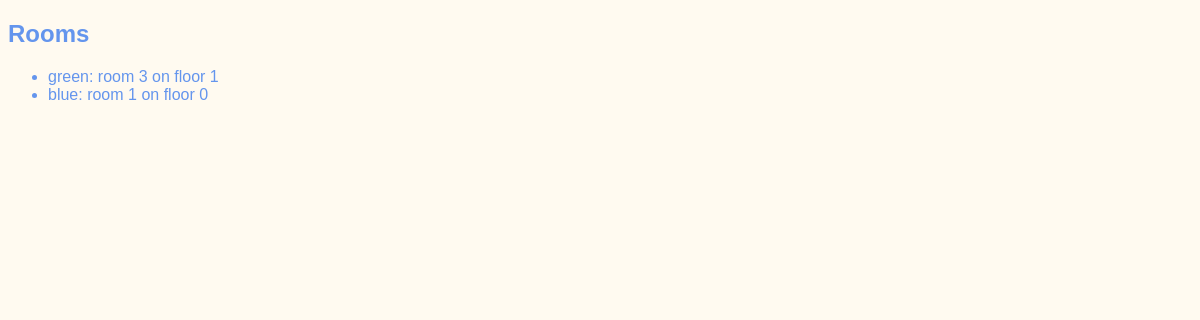
Page /meetings/rooms on the earlier database version.
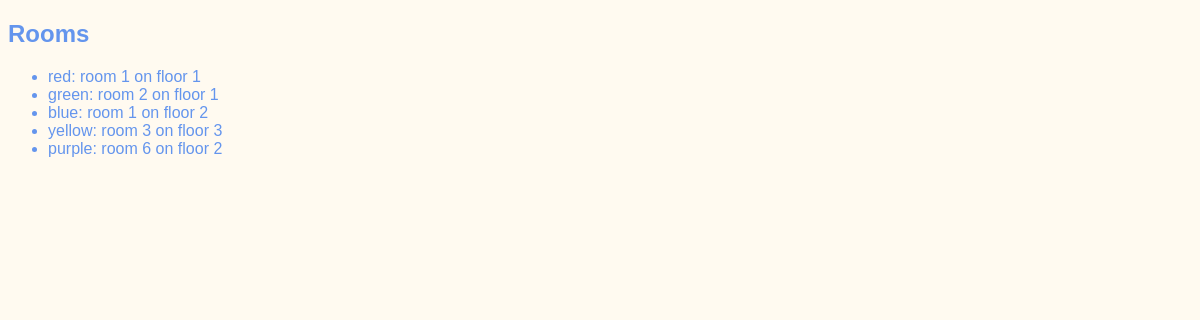
Same page on the later database version.
### meetings/models.py (models this page shows)
class Room(models.Model):
    name = models.CharField(max_length=50)
    floor = models.IntegerField()
    room_number = models.IntegerField()
    def __str__(self):
        return f"{self.name}: room {self.room_number} on floor {self.floor}"

### meetings/views.py (the view)
# urls.py: path('rooms', views.rooms_list, name="rooms"),
def rooms_list(request):
    return render(request, "meetings/rooms_list.html",
            {"rooms": Room.objects.all()})

### meetings/templates/meetings/rooms_list.html (shortened to what this page needs)
{% extends "base.html" %}
{% block content %}
    <h2>Rooms</h2>
    <ul>
      {% for room in rooms %}
        <li>
           {{room}}
        </li>
      {% endfor %}
    </ul>
{% endblock %}

### website/templates/base.html (shortened to what this page needs)
{% load static %}
<!DOCTYPE html>
<html lang="en">
<head>
    <link rel="stylesheet"
          href="{% static 'website/style.css' %}">
</head>
<body>
    {% block content %}
    {% endblock %}
</body>
</html>

### website/static/website/style.css (style rules this page uses)
body { font-family: sans-serif; color: cornflowerblue; background-color: floralwhite; }

Differences in the rows shown:
changed Room: name+room_number+floor "green: room 3 on floor 1" → "red: room 1 on floor 1"
changed Room: name+room_number+floor "blue: room 1 on floor 0" → "green: room 2 on floor 1"
added Room: name+room_number+floor "blue: room 1 on floor 2"
added Room: name+room_number+floor "yellow: room 3 on floor 3"
added Room: name+room_number+floor "purple: room 6 on floor 2"
